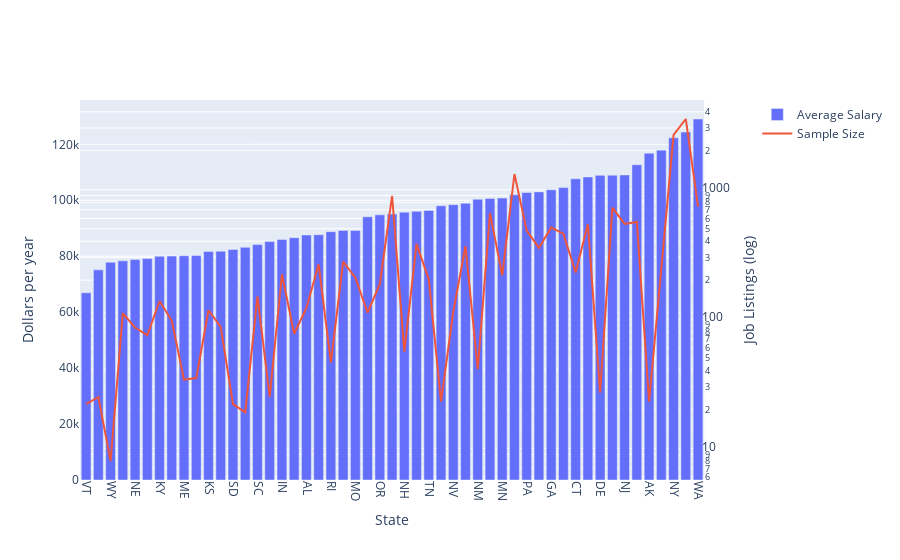

Source (notebook cell):
### Code cell
df = salary_df[['state','avg_salary']].copy()

groups = df.groupby('state')
group_count = groups.count()
df = groups.mean()
df['count'] = group_count
df = df.dropna(axis=1).sort_values(by='avg_salary')

fig = make_subplots(specs=[[{"secondary_y": True}]])

fig.add_trace(
    go.Bar(
        x = df.index.values, 
        y=df['avg_salary'],
        name="Average Salary",
    ), 
    secondary_y=False)

fig.add_trace(
    go.Scatter(
        x = df.index.values,
        y = df['count'],
        name="Sample Size"
    ),
    secondary_y=True
)

fig.update_xaxes(title_text="State",tickangle=90)

# Set y-axes titles
fig.update_yaxes(title_text="Dollars per year", secondary_y=False)
fig.update_yaxes(title_text="Job Listings (log)", secondary_y=True, type="log")

fig.show()

### Figure 1 — Plotly figure (JSON) as saved in the notebook; plotly's stock layout.template omitted (floating-point values rounded to 4 significant figures)
{"data": [{"name": "Average Salary", "type": "bar", "x": ["VT", "MT", "WY", "OK", "NE", "LA", "KY", "IA", "ME", "ID", "KS", "HI", "SD", "ND", "SC", "MS", "IN", "AR", "AL", "WI", "RI", "MI", "MO", "UT", "OR", "FL", "NH", "OH", "TN", "WV", "NV", "AZ", "NM", "CO", "MN", "TX", "PA", "MD", "GA", "NC", "CT", "VA", "DE", "IL", "NJ", "MA", "AK", "DC", "NY", "CA", "WA"], "xaxis": "x", "y": [66890.0, 75120.0, 77820.0, 78330.0, 78800.0, 79150.0, 79980.0, 80030.0, 80170.0, 80250.0, 81670.0, 81800.0, 82430.0, 83180.0, 84140.0, 85230.0, 85980.0, 86630.0, 87580.0, 87680.0, 88770.0, 89200.0, 89210.0, 94090.0, 94780.0, 95060.0, 95750.0, 96050.0, 96360.0, 98010.0, 98420.0, 98950.0, 100400.0, 100600.0, 100800.0, 101900.0, 102800.0, 103000.0, 103800.0, 104500.0, 107700.0, 108300.0, 108900.0, 109000.0, 109000.0, 112700.0, 116800.0, 117900.0, 122300.0, 124400.0, 129000.0], "yaxis": "y"}, {"name": "Sample Size", "type": "scatter", "x": ["VT", "MT", "WY", "OK", "NE", "LA", "KY", "IA", "ME", "ID", "KS", "HI", "SD", "ND", "SC", "MS", "IN", "AR", "AL", "WI", "RI", "MI", "MO", "UT", "OR", "FL", "NH", "OH", "TN", "WV", "NV", "AZ", "NM", "CO", "MN", "TX", "PA", "MD", "GA", "NC", "CT", "VA", "DE", "IL", "NJ", "MA", "AK", "DC", "NY", "CA", "WA"], "xaxis": "x", "y": [22, 25, 8, 111, 86, 75, 138, 97, 34, 35, 117, 87, 22, 19, 150, 25, 222, 77, 122, 265, 46, 278, 209, 112, 187, 898, 56, 381, 202, 23, 114, 367, 41, 659, 218, 1323, 483, 355, 511, 455, 229, 542, 27, 726, 544, 563, 23, 242, 2657, 3521, 740], "yaxis": "y2"}], "layout": {"xaxis": {"anchor": "y", "domain": [0, 0.94], "tickangle": 90, "title": {"text": "State"}}, "yaxis": {"anchor": "x", "domain": [0, 1], "title": {"text": "Dollars per year"}}, "yaxis2": {"anchor": "x", "overlaying": "y", "side": "right", "title": {"text": "Job Listings (log)"}, "type": "log"}}}
